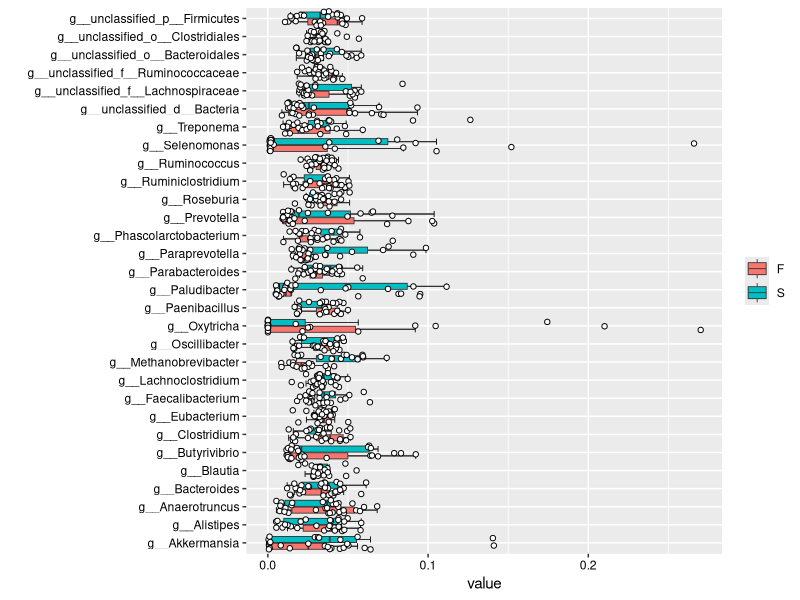

Write the R code that produced this figure.
library(ggplot2)
library(reshape2)

##################################### bacteria metabolishm

boxplotsize=0.3

datadf <- read.csv("genustop_30.csv")
Genus <- datadf[1]
datadf <- datadf[-1] / datadf$Total
datadf = datadf[-length(colnames(datadf))]
datadf$Genus <- Genus$Genus

plotdata <- melt(datadf)
plotdata$group <- substring(plotdata$variable, 1, 4)
plotdata$condition <- substring(plotdata$variable, 1, 1)
plotdata$organ <- substring(plotdata$variable, 3, 4)

#ggplot(plotdata, aes(factor(organ, levels = Genus), value, fill = condition)) + 
ggplot(plotdata, aes(factor(Genus), value, fill = condition)) + 
  stat_boxplot(geom='errorbar', size = boxplotsize) +
  geom_boxplot(outlier.shape = NA, size = boxplotsize) +
  geom_point(position = position_jitter(), shape = 21, colour = "black", fill = "white") + 
  labs(x = "") +
  theme(
    #axis.text.x = element_text(angle = 40, vjust = 0.1, hjust = 0.5), 
        legend.title = element_blank(),
        axis.text = element_text(colour = "black")) +
  coord_flip()
